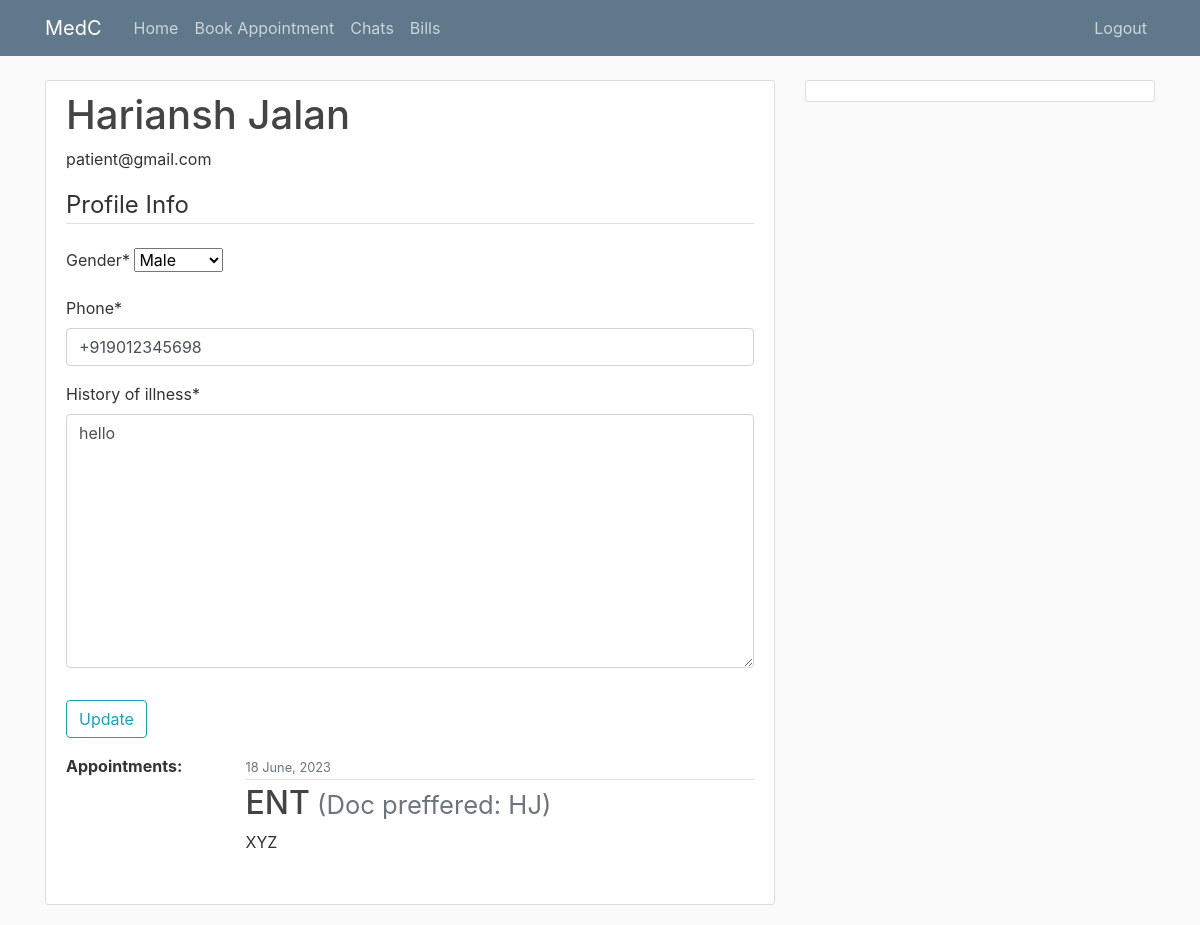
Page /patient/ (signed in) on the earlier database version.
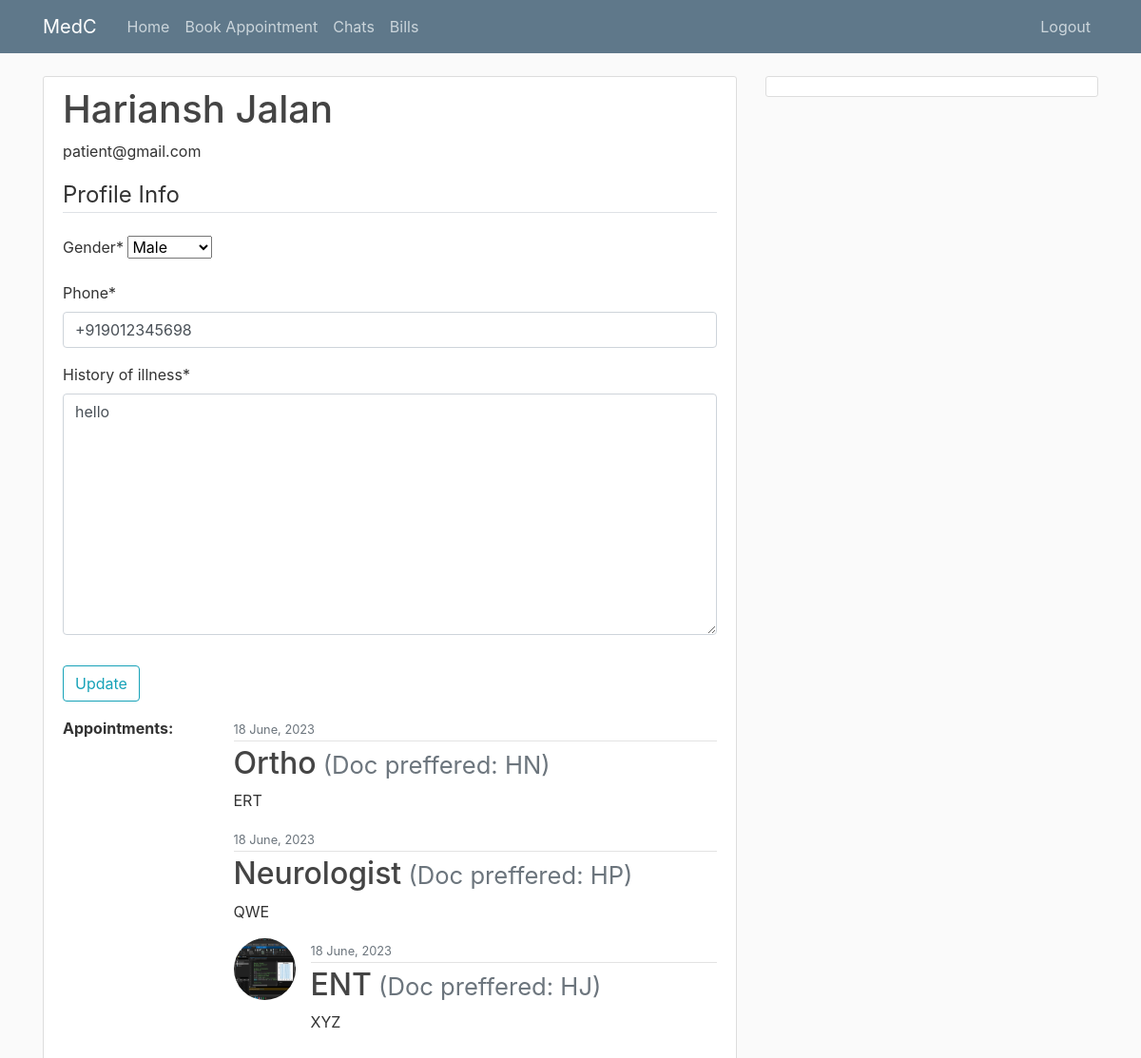
Same page on the later database version.
### patient_dashboard/models.py (models this page shows, shortened)
class Appointment(models.Model):
    doc_name = models.CharField('Doc preffered(if any)',blank=True,default="", max_length=100)
    department = models.CharField(choices=DEPARTMENTS,max_length=15)
    symptoms = models.TextField()
    date_posted = models.DateTimeField(default=timezone.now)
    prescription = models.ImageField(blank=True, upload_to='prescriptions')
    cost = models.IntegerField(null=True)
    patient = models.ForeignKey(get_user_model(), on_delete=models.CASCADE)

### patient_dashboard/views.py (the view)
# urls.py: 2. Add a URL to urlpatterns:  path('', views.home, name='home')
def home(request):
   user = request.user
   if request.method=='POST':
      u_form = UserUpdateForm(request.POST, instance=user)
      p_form = ProfileUpdateForm(request.POST, instance=request.user.patient)
      if u_form.is_valid() and p_form.is_valid():
            u_form.save()
            p_form.save()
            channel_layer = get_channel_layer()
            async_to_sync(channel_layer.group_send)("apps", {'type': 'chatroom_message','message': 'refresh_profiles',})
            messages.success(request, f'your account has been updated')
   else:
      u_form = UserUpdateForm(instance=user)
      p_form = ProfileUpdateForm(instance=request.user.patient)
   apps = Appointment.objects.filter(patient = user).order_by('-date_posted')
   return render(request,'patient_dashboard/profile.html',{'user': user, 'apps': apps, 'u_form' : u_form, 'p_form' : p_form})

### patient_dashboard/forms.py
class UserUpdateForm(forms.ModelForm):
    class Meta:
        model = User
        fields = ['gender', 'phone']

class ProfileUpdateForm(forms.ModelForm):
    class Meta:
        model = Patient
        fields = ['history_of_illness']

### patient_dashboard/templates/patient_dashboard/profile.html (shortened to what this page needs)
{% extends "patient_dashboard/base.html" %}
{%load crispy_forms_tags%}
{% block content %}
<div class="content-section">
    <h2 class="account-heading">{{user.first_name}} {{user.last_name}}</h2>
    <p>{{user.email}}</p>
    <form method="POST">
        <fieldset class="form-group">
            <legend class="border-bottom mb-4">Profile Info</legend>
            {{u_form|crispy}}
            {{p_form|crispy}}
        </fieldset>
        <div class="form-group">
            <button class="btn btn-outline-info" type="submit">Update</button>
        </div>
    </form>
    <dl class="row">
        <dt class="col-sm-3">Appointments: </dt>
            <dd class="col-sm-9">
                <ul class="list-unstyled">
                    {%for app in apps%}
                        {%if not app.prescription%}
                            <li class="media">
                                <div class="media-body">
                                    <div class="article-metadata">
                                        <small class="text-muted">{{ app.date_posted|date:"d F, Y" }}</small>
                                    </div>
                                    <h2 class="article-title">{{ app.department }}<small class="text-muted">  (Doc preffered: {{ app.doc_name }})</small></h2>
                                    <p class="article-content">{{ app.symptoms }}</p>
                                </div>
                            </li>
                        {%else%}
                        <li class="media">
                            <img class="rounded-circle article-img" src="{{app.prescription.url}}"onclick= "window.open('{{app.prescription.url}}','_blank')">
                            <div class="media-body">
                                <div class="article-metadata">
                                    <small class="text-muted">{{ app.date_posted|date:"d F, Y" }}</small>
                                </div>
                                <h2 class="article-title">{{ app.department }}<small class="text-muted">  (Doc preffered: {{ app.doc_name }})</small></h2>
                                <p class="article-content">{{ app.symptoms }}</p>
                            </div>
                        </li>
                        {%endif%}
                    {%endfor%}
                </ul>
            </dd>
</div>
{% endblock content %}

Differences in the rows shown:
added Appointment: date_posted "18 June, 2023", department "Ortho", doc_name "HN", symptoms "ERT"
added Appointment: date_posted "18 June, 2023", department "Neurologist", doc_name "HP", symptoms "QWE"
changed Appointment "ENT": prescription: picture added; prescription empty → "prescriptions/Screenshot_21.png" (drawn)
